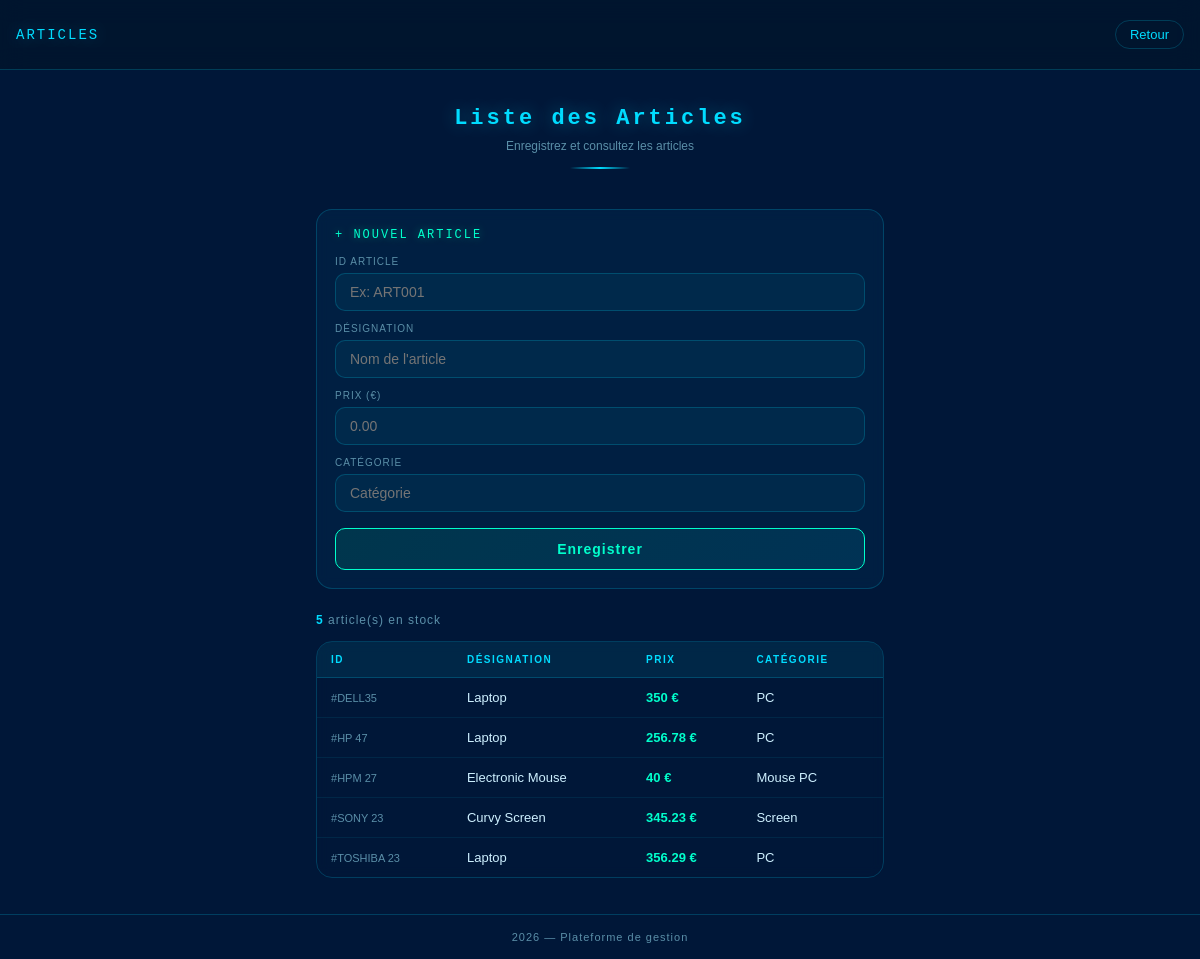
/liste_article.php, run on the app's committed database.
### tables this page shows
CREATE TABLE `Article` (
  `id_article` varchar(20) NOT NULL,
  `design` varchar(20) NOT NULL,
  `prix` float NOT NULL,
  `categorie` varchar(20) NOT NULL
);

### liste_article.php (the view, shortened to what this page needs)
<?php
include 'connexion.php';
$result = $pdo->query("SELECT * FROM Article");
$articles = $result->fetchAll(PDO::FETCH_ASSOC);
?>
<!DOCTYPE html>
<html lang="fr">
<head>
</head>
<body>
<div class="wrapper">
  <header>
    <span class="brand-name">ARTICLES</span>
    <a href="accueil1.html" class="back-btn">Retour</a>
  </header>
  <div class="hero">
    <h1>Liste des Articles</h1>
    <p>Enregistrez et consultez les articles</p>
    <div class="divider"></div>
  </div>
  <div class="content">
    <div class="form-card">
      <p class="form-title">+ NOUVEL ARTICLE</p>
      <form method="POST">
        <div class="form-group">
          <label>ID Article</label>
          <input type="text" name="id_article" placeholder="Ex: ART001">
        </div>
        <div class="form-group">
          <label>Désignation</label>
          <input type="text" name="design" placeholder="Nom de l'article">
        </div>
        <div class="form-group">
          <label>Prix (€)</label>
          <input type="number" name="prix" placeholder="0.00" step="0.01">
        </div>
        <div class="form-group">
          <label>Catégorie</label>
          <input type="text" name="categorie" placeholder="Catégorie">
        </div>
        <button type="submit" name="btn" class="submit-btn">Enregistrer</button>
      </form>
    </div>
    <?php if (count($articles) > 0): ?>
      <p class="count"><span><?php echo count($articles); ?></span> article(s) en stock</p>
      <div class="table-wrap">
        <table>
          <thead>
            <tr>
              <th>ID</th>
              <th>Désignation</th>
              <th>Prix</th>
              <th>Catégorie</th>
            </tr>
          </thead>
          <tbody>
            <?php foreach ($articles as $article): ?>
              <tr>
                <td>#<?php echo htmlspecialchars($article['id_article']); ?></td>
                <td><?php echo htmlspecialchars($article['design']); ?></td>
                <td class="prix-cell"><?php echo htmlspecialchars($article['prix']); ?> €</td>
                <td><?php echo htmlspecialchars($article['categorie']); ?></td>
              </tr>
            <?php endforeach; ?>
          </tbody>
        </table>
      </div>
    <?php else: ?>
      <div class="empty">Aucun article enregistré.</div>
    <?php endif; ?>
  </div>
  <footer> 2026 — Plateforme de gestion</footer>
</div>
</body>
</html>

### liste_article.php (style rules this page uses)
:root { --bg: rgba(0,23,56,67); --card: rgba(0, 200, 255, 0.05); --border: rgba(0, 220, 255, 0.2); --cyan: #00dcff; --cyan2: #00ffcc; --text: #cdf0ff; --muted: #5a8fa8; --glow: 0 0 18px rgba(0, 220, 255, 0.4); }
* { margin: 0; padding: 0; box-sizing: border-box; }
body { background: var(--bg); font-family: 'Exo 2', sans-serif; color: var(--text); min-height: 100vh; }
.wrapper { position: relative; z-index: 1; }
header { padding: 20px 16px; display: flex; align-items: center; justify-content: space-between; border-bottom: 1px solid var(--border); background: rgba(0, 20, 40, 0.6); backdrop-filter: blur(12px); position: sticky; top: 0; z-index: 10; }
.brand-name { font-family: 'Orbitron', monospace; font-size: 14px; color: var(--cyan); letter-spacing: 2px; text-shadow: var(--glow); }
.back-btn { text-decoration: none; color: var(--cyan); font-size: 13px; border: 1px solid var(--border); padding: 6px 14px; border-radius: 20px; transition: all 0.3s; }
.hero { text-align: center; padding: 36px 20px 24px; }
.hero h1 { font-family: 'Orbitron', monospace; font-size: clamp(16px, 4vw, 22px); color: var(--cyan); text-shadow: var(--glow); letter-spacing: 3px; }
.hero p { margin-top: 8px; font-size: 12px; color: var(--muted); }
.divider { width: 60px; height: 2px; background: linear-gradient(90deg, transparent, var(--cyan), transparent); margin: 14px auto 0; }
.content { padding: 16px; max-width: 600px; margin: 0 auto; }
.form-card { background: var(--card); border: 1px solid var(--border); border-radius: 16px; padding: 18px; margin-bottom: 24px; backdrop-filter: blur(6px); }
.form-title { font-family: 'Orbitron', monospace; font-size: 12px; color: var(--cyan2); letter-spacing: 2px; margin-bottom: 14px; text-shadow: 0 0 10px rgba(0,255,180,0.4); }
.form-group { display: flex; flex-direction: column; gap: 6px; margin-bottom: 12px; }
.form-group label { font-size: 10px; color: var(--muted); letter-spacing: 1px; text-transform: uppercase; }
.form-group input { background: rgba(0,220,255,0.05); border: 1px solid var(--border); border-radius: 10px; padding: 10px 14px; color: var(--text); font-size: 14px; outline: none; transition: border-color 0.3s; width: 100%; }
.submit-btn { width: 100%; padding: 12px; background: linear-gradient(135deg, rgba(0,255,180,0.1), rgba(0,220,255,0.1)); border: 1px solid var(--cyan2); border-radius: 10px; color: var(--cyan2); font-size: 14px; font-weight: 600; letter-spacing: 1px; cursor: pointer; transition: all 0.3s; margin-top: 4px; }
.count { font-size: 12px; color: var(--muted); margin-bottom: 14px; letter-spacing: 1px; }
.count span { color: var(--cyan); font-weight: 600; }
.table-wrap { overflow-x: auto; border-radius: 16px; border: 1px solid var(--border); backdrop-filter: blur(6px); animation: fadeUp 0.5s ease both; }
table { width: 100%; border-collapse: collapse; font-size: 13px; }
thead { background: rgba(0, 220, 255, 0.08); }
thead th { padding: 12px 14px; text-align: left; font-size: 10px; color: var(--cyan); letter-spacing: 1.5px; text-transform: uppercase; border-bottom: 1px solid var(--border); white-space: nowrap; }
tbody tr { border-bottom: 1px solid rgba(0,220,255,0.08); transition: background 0.2s; }
tbody tr:last-child { border-bottom: none; }
tbody td { padding: 12px 14px; color: var(--text); white-space: nowrap; }
tbody td:first-child { color: var(--muted); font-size: 11px; }
.prix-cell { color: var(--cyan2); font-weight: 600; }
footer { text-align: center; padding: 16px; font-size: 11px; color: var(--muted); border-top: 1px solid var(--border); letter-spacing: 1px; margin-top: 20px; }

### data on the page
article: id_article "DELL35", design "Laptop", prix "350", categorie "PC"
article: id_article "HP 47", design "Laptop", prix "256.78", categorie "PC"
article: id_article "HPM 27", design "Electronic Mouse", prix "40", categorie "Mouse PC"
article: id_article "SONY 23", design "Curvy Screen", prix "345.23", categorie "Screen"
article: id_article "TOSHIBA 23", design "Laptop", prix "356.29", categorie "PC"

### other printed values
count($articles) "5"
